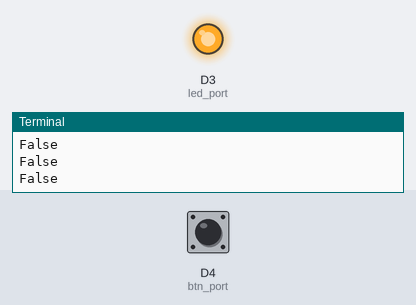
A program run on a simulated Arduino board driven over Firmata from a computer. Shown: output pins drawn as LEDs (lit = HIGH), the last lines printed to the terminal. The inputs (shaded band) are chosen by the test bench; at power-on: D4 (btn_port) LOW.

Above: at 6.2 s.
6.3 s: D4 (btn_port) pulled HIGH for 0.15 s
At 6.4 s:
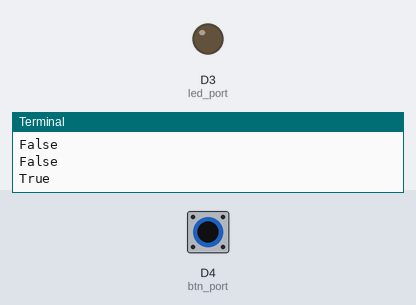
7.9 s: D4 (btn_port) pulled HIGH for 3.2 s
At 12.3 s:
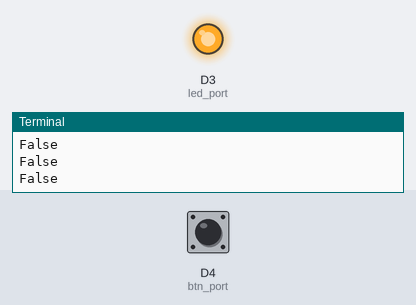
Timing chart, 0 to 13.8 s (numbered marks = the images above; inputs shaded):
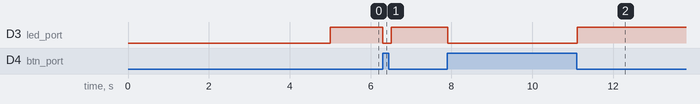

The program:

btn.py
```python
import time

import pyfirmata
from pyfirmata import util

if __name__ == '__main__':
    board = pyfirmata.ArduinoNano("/dev/cu.usbserial-1410")
    it = util.Iterator(board)
    it.start()

    led_port = board.digital[3]
    btn_port = board.digital[4]
    btn_port.mode = pyfirmata.INPUT

    while True:
        v = btn_port.read()
        print(v)
        if v:
            led_port.write(0)
        else:
            led_port.write(1)
        time.sleep(0.1)
```

Measured:
- after the input at 6.3 s, D3 (led_port): HIGH → LOW at once, → HIGH 0.20 s later
- after the input at 7.9 s, D3 (led_port): HIGH → LOW at once, → HIGH 3.2 s later
